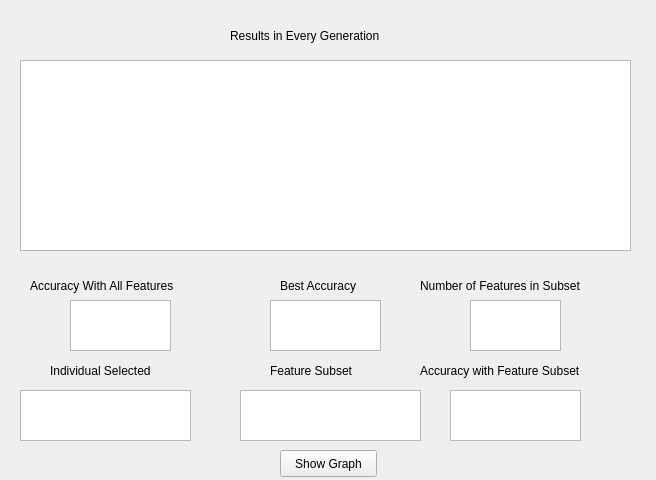
<?xml version="1.0" encoding="UTF-8"?>
<ui version="4.0">
 <class>MainWindow</class>
 <widget class="QMainWindow" name="MainWindow">
  <property name="geometry">
   <rect>
    <x>0</x>
    <y>0</y>
    <width>656</width>
    <height>480</height>
   </rect>
  </property>
  <property name="windowTitle">
   <string>MainWindow</string>
  </property>
  <widget class="QWidget" name="centralwidget">
   <widget class="QTableWidget" name="iteration_tab">
    <property name="geometry">
     <rect>
      <x>20</x>
      <y>60</y>
      <width>611</width>
      <height>191</height>
     </rect>
    </property>
    <attribute name="horizontalHeaderCascadingSectionResizes">
     <bool>false</bool>
    </attribute>
   </widget>
   <widget class="QLabel" name="label">
    <property name="geometry">
     <rect>
      <x>230</x>
      <y>10</y>
      <width>311</width>
      <height>51</height>
     </rect>
    </property>
    <property name="text">
     <string>Results in Every Generation</string>
    </property>
   </widget>
   <widget class="QLabel" name="label_2">
    <property name="geometry">
     <rect>
      <x>30</x>
      <y>270</y>
      <width>181</width>
      <height>31</height>
     </rect>
    </property>
    <property name="text">
     <string>Accuracy With All Features</string>
    </property>
   </widget>
   <widget class="QLabel" name="label_3">
    <property name="geometry">
     <rect>
      <x>280</x>
      <y>270</y>
      <width>121</width>
      <height>31</height>
     </rect>
    </property>
    <property name="text">
     <string>Best Accuracy</string>
    </property>
   </widget>
   <widget class="QLabel" name="label_4">
    <property name="geometry">
     <rect>
      <x>420</x>
      <y>270</y>
      <width>211</width>
      <height>31</height>
     </rect>
    </property>
    <property name="text">
     <string>Number of Features in Subset</string>
    </property>
   </widget>
   <widget class="QLabel" name="label_5">
    <property name="geometry">
     <rect>
      <x>50</x>
      <y>350</y>
      <width>131</width>
      <height>41</height>
     </rect>
    </property>
    <property name="text">
     <string>Individual Selected</string>
    </property>
   </widget>
   <widget class="QLabel" name="label_6">
    <property name="geometry">
     <rect>
      <x>270</x>
      <y>350</y>
      <width>111</width>
      <height>41</height>
     </rect>
    </property>
    <property name="text">
     <string>Feature Subset</string>
    </property>
   </widget>
   <widget class="QLabel" name="label_7">
    <property name="geometry">
     <rect>
      <x>420</x>
      <y>360</y>
      <width>211</width>
      <height>21</height>
     </rect>
    </property>
    <property name="text">
     <string>Accuracy with Feature Subset</string>
    </property>
   </widget>
   <widget class="QTextEdit" name="all_features">
    <property name="geometry">
     <rect>
      <x>70</x>
      <y>300</y>
      <width>101</width>
      <height>51</height>
     </rect>
    </property>
   </widget>
   <widget class="QTextEdit" name="best">
    <property name="geometry">
     <rect>
      <x>270</x>
      <y>300</y>
      <width>111</width>
      <height>51</height>
     </rect>
    </property>
   </widget>
   <widget class="QTextEdit" name="num_features">
    <property name="geometry">
     <rect>
      <x>470</x>
      <y>300</y>
      <width>91</width>
      <height>51</height>
     </rect>
    </property>
   </widget>
   <widget class="QTextEdit" name="individual">
    <property name="geometry">
     <rect>
      <x>20</x>
      <y>390</y>
      <width>171</width>
      <height>51</height>
     </rect>
    </property>
   </widget>
   <widget class="QTextEdit" name="subset">
    <property name="geometry">
     <rect>
      <x>240</x>
      <y>390</y>
      <width>181</width>
      <height>51</height>
     </rect>
    </property>
   </widget>
   <widget class="QTextEdit" name="acc_subset">
    <property name="geometry">
     <rect>
      <x>450</x>
      <y>390</y>
      <width>131</width>
      <height>51</height>
     </rect>
    </property>
   </widget>
   <widget class="QPushButton" name="Graph">
    <property name="geometry">
     <rect>
      <x>280</x>
      <y>450</y>
      <width>97</width>
      <height>27</height>
     </rect>
    </property>
    <property name="text">
     <string>Show Graph</string>
    </property>
   </widget>
  </widget>
 </widget>
 <resources/>
 <connections/>
</ui>
